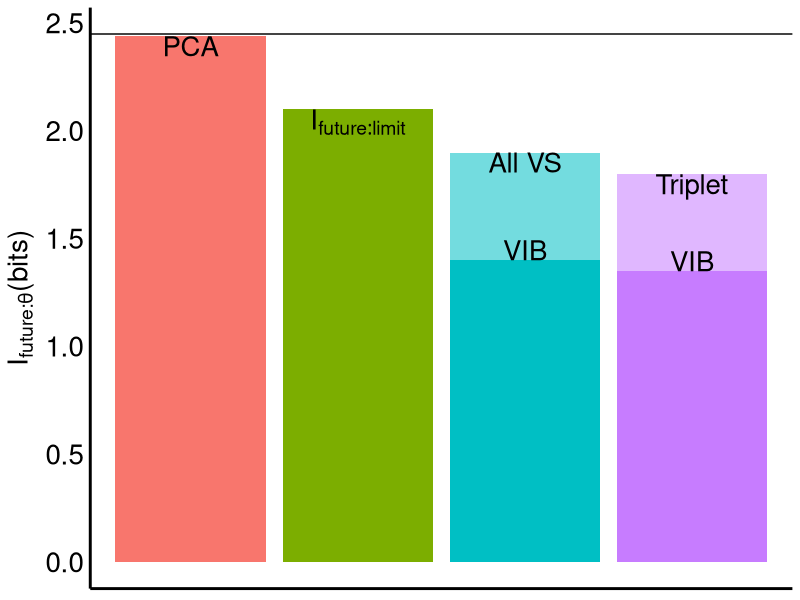

The R source for this figure:
df<-data.frame(X1=c(2.44,2.1,1.9,1.8,1.4,1.35), X2=c('0','1','2','2','3','3'),X3=c('0','1','2','3','2','3'))
pcav<-2.6
library(ggplot2)
ptmp2<-ggplot()+geom_bar(data=df[which(df$X2==2),], aes(X3,X1,fill = X3,alpha=0.5),stat = 'identity',position="dodge")+
ylab(expression(I["future:"*theta]*"(bits)"))+theme_bw()+
geom_bar(data=df[which(df$X2==0),], aes(X3,X1,fill = X3),stat = 'identity',position="dodge")+
geom_bar(data=df[which(df$X2==3),], aes(X3,X1,fill = X3),stat = 'identity',position="dodge")+
geom_bar(data=df[which(df$X2==1),], aes(X3,X1,fill = X3),stat = 'identity',position="dodge")+
geom_text(data=df[which(df$X2==0),],aes(X3,X1),label="PCA",position = position_dodge(width = 1),hjust=0.5,vjust=1,size=7,parse = TRUE)+
geom_text(data=df[which(df$X2==1),],aes(X3,X1),label="I[future:limit]",position = position_dodge(width = 1),hjust=0.5,vjust=1,size=7,parse = TRUE)+
geom_text(data=df[which(df$X2==2 & df$X3==2),],aes(X3,X1),label='All VS',position = position_dodge(width = 1),hjust=0.5,vjust=1,size=7)+
geom_text(data=df[which(df$X2==2 & df$X3==3),],aes(X3,X1),label='Triplet',position = position_dodge(width = 1),hjust=0.5,vjust=1,size=7)+
geom_text(data=df[which(df$X2==3),],aes(X3,X1),label='VIB',position = position_dodge(width = 1),hjust=0.5,vjust=0,size=7)+
geom_hline(yintercept=2.45)+guides(fill=FALSE,alpha=FALSE)+
#annotate("text", x = 2.5, y = 2.6, parse=T, size=7, label=as.character(expression(I[theta]*" in the input current")))+
theme(
axis.line.x = element_line(color="black", size = 1),
axis.line.y = element_line(color="black", size = 1),
panel.grid.major = element_blank(),
panel.grid.minor = element_blank(),
panel.border = element_blank(),
panel.background = element_blank(),
axis.title.y = element_text(face="bold", size=20),
axis.text.y  = element_text(angle=0, vjust=0.5, size=20,color="black"),legend.text = element_text(size=20),
axis.text.x = element_blank(), axis.ticks = element_blank(), axis.title.x=element_blank())
#scale_fill_manual(values=c('grey1','grey1','grey1'))
pdf('predInfo_allcondition.pdf', height=7,width=7)
print(ptmp2)
dev.off()